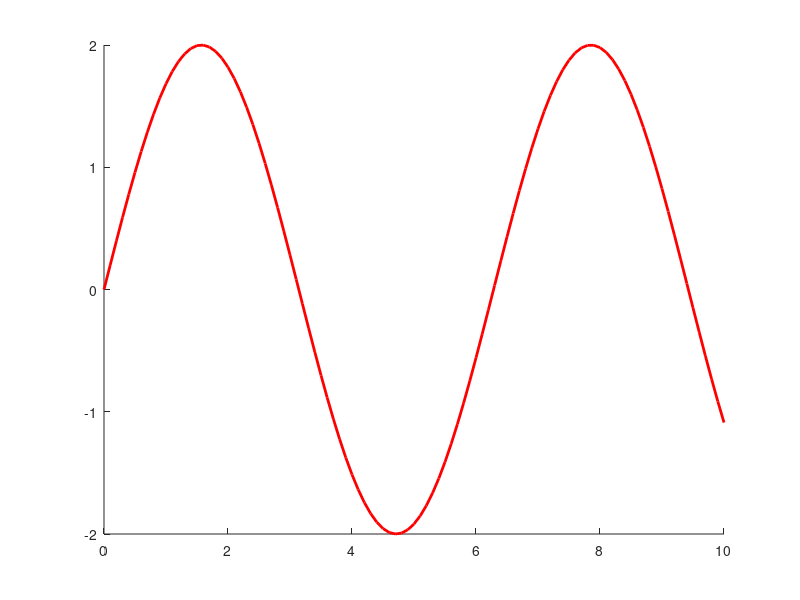
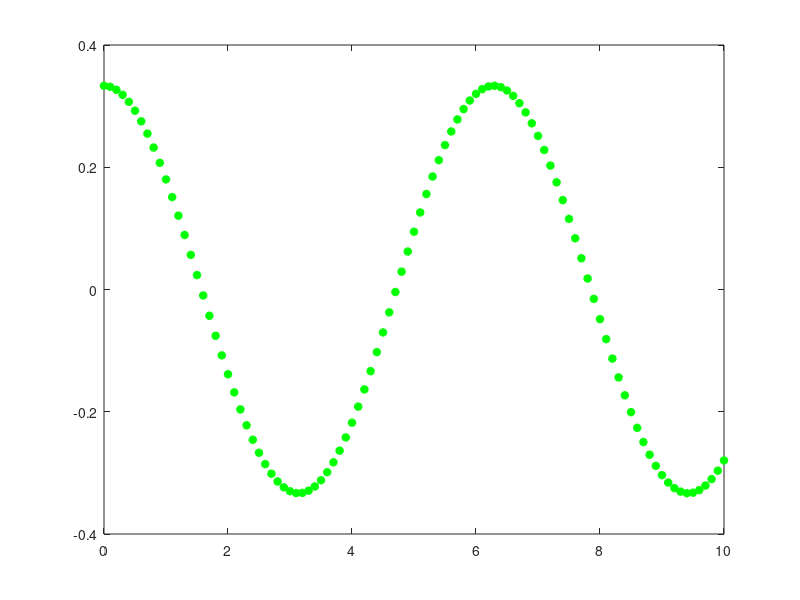
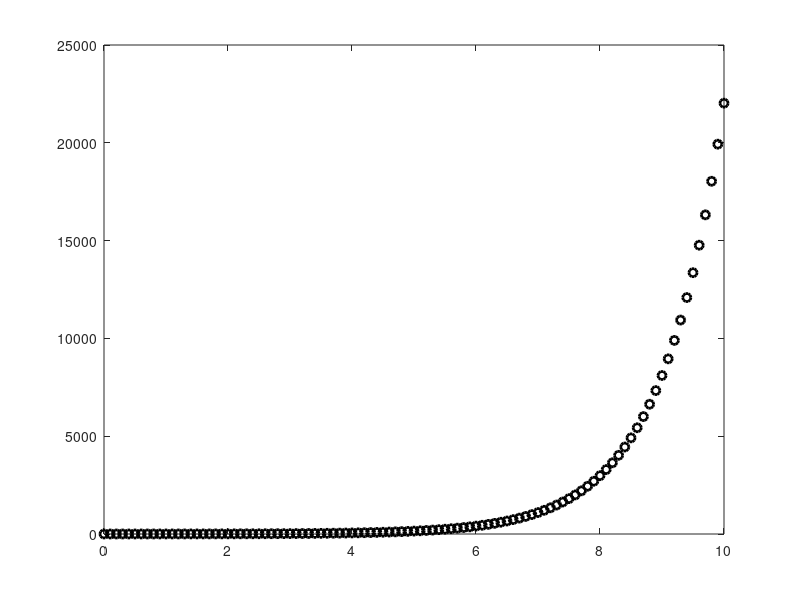

Write the MATLAB code that produced these figures, in order.
clc; clear;
x = 0:0.1:10;
y = 2*sin(x);
z = cos(x)/3;
w = exp(x);
hold on;
plot(x,y, 'r', 'linewidth', 2);
figure;
plot(x,z, '*g', 'linewidth', 2);
figure;
plot(x,w, 'ok', 'linewidth', 2);